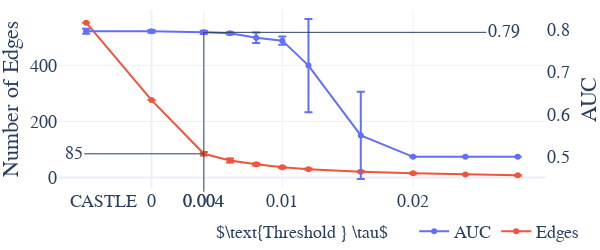

Notebook cell for this chart:
### Markdown cell above
## Fico

### Code cell
import os
import pandas as pd
import numpy as np
from utils import load_pickle
save = True

version = 'fico_3'
metric = 'auc'

dset='100000'
theta = '(([+-])?\d(\.\d+)?)'

folder = "./results/adjmats/"

import re
list_edges = []
for filename in os.listdir(folder):
    match = re.search(f'W_est.{dset}.(\d).(\d).(.*?).{version}.pkl$', filename)
    if match:
        out_f, in_f, theta = match.groups()
        edges = sum(load_pickle(os.path.join(folder,filename), verbose=False).flatten()>0)
        list_edges.append((float(theta), out_f, in_f, edges))
n_edges = pd.DataFrame(list_edges).groupby(0, as_index=False).agg({3 : ['mean', 'std']})
n_edges.columns = n_edges.columns.droplevel()
n_edges.columns = ['theta','N_edges','Std']


folder = "./results/"
filename = f"Nested5FoldCASTLE.Reg.Synth.100000.{version}.pkl"
describe = load_pickle(os.path.join(folder,filename), verbose=False)
agg_stats = pd.DataFrame([(describe[c]['theta'],c[9],describe[c]['fold'],describe[c][metric]) for c in describe]).groupby(0, as_index=False).agg({2 : ['count','max'], 3 : ['mean', 'std']})
agg_stats.columns = ['theta', 'count','folds',  'accuracy_mean', 'accuracy_std']
agg_stats=agg_stats.merge(n_edges,on='theta')
agg_stats= agg_stats.drop_duplicates(subset=['N_edges'])

if version == 'fico2':
    #### Add Normal CASTLE
    agg_stats.loc[-1] = [-1,5,5,0.723377,0.009611,405.12,10.401602]#,True]  # adding a row
    agg_stats.index = agg_stats.index + 1  # shifting index
    agg_stats = agg_stats.sort_index()  # sorting by index

    n_edges.loc[-1] = [-1,405.12,10.401602]  # adding a row
    n_edges.index = n_edges.index + 1  # shifting index
    n_edges = n_edges.sort_index()  # sorting by index

sub = -0.005
agg_stats.loc[agg_stats['theta']==-1,'theta'] = sub

filter_theta = 0.03
filter_list = [0.005,0.007,0.009,0.011]
agg_stats = agg_stats[(agg_stats['theta']<=filter_theta) & (~agg_stats['theta'].isin(filter_list))]
display(agg_stats)

import plotly.graph_objects as go
from plotly.subplots import make_subplots

# Create figure with secondary y-axis
fig = make_subplots(specs=[[{"secondary_y": True}]])

if metric == 'accuracy':
    metric =metric.capitalize()
else:
    metric = metric.upper()

# Add traces
fig.add_trace(
    go.Scatter(x=agg_stats['theta'], y=agg_stats['accuracy_mean'], name=metric,         
    error_y=dict(
            type='data', # value of error bar given in data coordinates
            array=agg_stats['accuracy_std'],
            visible=True)
            ),
    secondary_y=True, 
)

fig.add_trace(
    go.Scatter(x=agg_stats['theta'], y=agg_stats['N_edges'], name="Edges",
    error_y=dict(
            type='data', # value of error bar given in data coordinates
            array=agg_stats['Std'],
            visible=True)
              ),
    secondary_y=False,
)

# Add figure title
fig.update_layout(
    title='',
    legend={
        'y':-0.35,
        'x':0.85,
        'orientation':"h",
        'xanchor': 'center',
        'yanchor': 'bottom'},
    template='plotly_white',
    autosize=True,
    width=600, height=250, 
    margin=dict(
        l=10,
        r=10,
        b=0,
        t=10,
        pad=0
    ),
    font=dict(
        family='Serif',#"Courier New, monospace",
        size=18,
        # color="Black"
    )    
)

# Set x-axis title
fig.update_xaxes(showgrid=True,title={'text':r'$\text{Threshold } \tau$','font':{'size':18#, 'family': 'Courier New, monospace',
}},tickvals=[a for sub in [[0,0.004],list(np.round(np.arange(0.01, max(agg_stats['theta']), 0.01),2))] for a in sub],
)

# Set y-axes titles
fig.update_yaxes(showgrid=False,nticks=6,zeroline=False, title={'text':metric#,'font':{'size':18}
}, #nticks=13,
secondary_y=True)
fig.update_yaxes(title={'text':"Number of Edges"#,'font':{'size':18}
}, secondary_y=False)

fig.add_annotation(x=0.02, y=-0.14,
            text="CASTLE",
            showarrow=False,
            yshift=0,
            xref='paper',
            yref='paper',)
chosen_tau=0.004
y_co = agg_stats[agg_stats['theta']==chosen_tau]['accuracy_mean']
fig.add_annotation(x=chosen_tau, y=0.7929,
            text=str(chosen_tau),
            showarrow=True,
            yshift=0,
            xref='x',ax=0,
            yref='y2',ay=170)
fig.add_annotation(x=chosen_tau, y=0.7929,
            text=str(0.79),
            showarrow=True,
            yshift=0,
            xref='x',ax=300,
            yref='y2',ay=0)
fig.add_annotation(x=chosen_tau, y=84.6,
            text=str(85),
            showarrow=True,
            yshift=0,
            xref='x',ax=-130,
            yref='y',ay=0)

fig.show()

output_folder = "figures"
if not os.path.exists(output_folder):
    os.mkdir(output_folder)

out_path = os.path.join(output_folder,f"plot_tauoptim_{version}.png")

if save:
    import kaleido
    fig.write_image(out_path)

### Figure 1 — Plotly figure (JSON) as saved in the notebook; plotly's stock layout.template omitted (floating-point values rounded to 4 significant figures)
{"data": [{"error_y": {"array": [0.005878, 0.003524, 0.003936, 0.002682, 0.01235, 0.009844, 0.1099, 0.1027, 0, 0, 0], "type": "data", "visible": true}, "name": "AUC", "type": "scatter", "x": [-0.005, 0, 0.004, 0.006, 0.008, 0.01, 0.012, 0.016, 0.02, 0.024, 0.028], "xaxis": "x", "y": [0.7955, 0.7952, 0.793, 0.7906, 0.7801, 0.7733, 0.7146, 0.5503, 0.5, 0.5, 0.5], "yaxis": "y2"}, {"error_y": {"array": [0, 0, 6.144, 6.813, 4.233, 2.858, 1.979, 2.363, 1.979, 0.7638, 1.0], "type": "data", "visible": true}, "name": "Edges", "type": "scatter", "x": [-0.005, 0, 0.004, 0.006, 0.008, 0.01, 0.012, 0.016, 0.02, 0.024, 0.028], "xaxis": "x", "y": [552, 276, 84.6, 60.8, 47, 36.4, 29.8, 20.8, 15.2, 11.2, 7.8], "yaxis": "y"}], "layout": {"annotations": [{"showarrow": false, "text": "CASTLE", "x": 0.02, "xref": "paper", "y": -0.14, "yref": "paper", "yshift": 0}, {"ax": 0, "ay": 170, "showarrow": true, "text": "0.004", "x": 0.004, "xref": "x", "y": 0.7929, "yref": "y2", "yshift": 0}, {"ax": 300, "ay": 0, "showarrow": true, "text": "0.79", "x": 0.004, "xref": "x", "y": 0.7929, "yref": "y2", "yshift": 0}, {"ax": -130, "ay": 0, "showarrow": true, "text": "85", "x": 0.004, "xref": "x", "y": 84.6, "yref": "y", "yshift": 0}], "autosize": true, "font": {"family": "Serif", "size": 18}, "height": 250, "legend": {"orientation": "h", "x": 0.85, "xanchor": "center", "y": -0.35, "yanchor": "bottom"}, "margin": {"b": 0, "l": 10, "pad": 0, "r": 10, "t": 10}, "title": {"text": ""}, "width": 600, "xaxis": {"anchor": "y", "domain": [0, 0.94], "showgrid": true, "tickvals": [0, 0.004, 0.01, 0.02], "title": {"font": {"size": 18}, "text": "$\\text{Threshold } \\tau$"}}, "yaxis": {"anchor": "x", "domain": [0, 1], "title": {"text": "Number of Edges"}}, "yaxis2": {"anchor": "x", "nticks": 6, "overlaying": "y", "showgrid": false, "side": "right", "title": {"text": "AUC"}, "zeroline": false}}}
